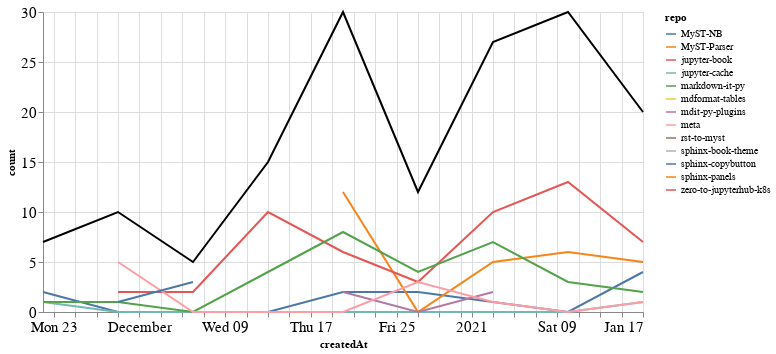

Source (notebook cell):
### Markdown cell above
### Comments

### Code cell
comments_time = comments.groupby('repo').resample('W', on='createdAt').count()['author'].reset_index()
comments_time = comments_time.rename(columns={'author': 'count'})
comments_time_total = comments_time.groupby('createdAt').agg({"count": "sum"}).reset_index()
ch1 = alt.Chart(comments_time, width=600).mark_line().encode(
    x='createdAt',
    y='count',
    color='repo',
    tooltip="repo"
)

ch2 = alt.Chart(comments_time_total, width=600).mark_line(color="black").encode(
    x='createdAt',
    y='count',
)

ch1 + ch2

### Figure 1 — Vega-Lite specification as saved in the notebook (floating-point values rounded to 4 significant figures)
{"config": {"axisLeft": {"labelFontSize": 15}, "axisBottom": {"labelFontSize": 15}}, "layer": [{"data": {"name": "data-b920e4c3be99665f4030fe3d943d18e9"}, "mark": "line", "encoding": {"color": {"type": "nominal", "field": "repo"}, "tooltip": {"type": "nominal", "field": "repo"}, "x": {"type": "temporal", "field": "createdAt"}, "y": {"type": "quantitative", "field": "count"}}, "width": 600}, {"data": {"name": "data-4efe198fa4990378ab4a5dfeeca81d10"}, "mark": {"type": "line", "color": "black"}, "encoding": {"x": {"type": "temporal", "field": "createdAt"}, "y": {"type": "quantitative", "field": "count"}}, "width": 600}], "$schema": "https://vega.github.io/schema/vega-lite/v4.8.1.json", "datasets": {"data-b920e4c3be99665f4030fe3d943d18e9": [{"repo": "MyST-NB", "createdAt": "2020-11-22T00:00:00", "count": 2}, {"repo": "MyST-NB", "createdAt": "2020-11-29T00:00:00", "count": 0}, {"repo": "MyST-NB", "createdAt": "2020-12-06T00:00:00", "count": 0}, {"repo": "MyST-NB", "createdAt": "2020-12-13T00:00:00", "count": 0}, {"repo": "MyST-NB", "createdAt": "2020-12-20T00:00:00", "count": 2}, {"repo": "MyST-NB", "createdAt": "2020-12-27T00:00:00", "count": 2}, {"repo": "MyST-NB", "createdAt": "2021-01-03T00:00:00", "count": 1}, {"repo": "MyST-NB", "createdAt": "2021-01-10T00:00:00", "count": 0}, {"repo": "MyST-NB", "createdAt": "2021-01-17T00:00:00", "count": 4}, {"repo": "MyST-Parser", "createdAt": "2020-12-20T00:00:00", "count": 12}, {"repo": "MyST-Parser", "createdAt": "2020-12-27T00:00:00", "count": 0}, {"repo": "MyST-Parser", "createdAt": "2021-01-03T00:00:00", "count": 5}, {"repo": "MyST-Parser", "createdAt": "2021-01-10T00:00:00", "count": 6}, {"repo": "MyST-Parser", "createdAt": "2021-01-17T00:00:00", "count": 5}, {"repo": "jupyter-book", "createdAt": "2020-11-29T00:00:00", "count": 2}, {"repo": "jupyter-book", "createdAt": "2020-12-06T00:00:00", "count": 2}, {"repo": "jupyter-book", "createdAt": "2020-12-13T00:00:00", "count": 10}, {"repo": "jupyter-book", "createdAt": "2020-12-20T00:00:00", "count": 6}, {"repo": "jupyter-book", "createdAt": "2020-12-27T00:00:00", "count": 3}, {"repo": "jupyter-book", "createdAt": "2021-01-03T00:00:00", "count": 10}, {"repo": "jupyter-book", "createdAt": "2021-01-10T00:00:00", "count": 13}, {"repo": "jupyter-book", "createdAt": "2021-01-17T00:00:00", "count": 7}, {"repo": "jupyter-cache", "createdAt": "2020-11-22T00:00:00", "count": 1}, {"repo": "jupyter-cache", "createdAt": "2020-11-29T00:00:00", "count": 0}, {"repo": "jupyter-cache", "createdAt": "2020-12-06T00:00:00", "count": 0}, {"repo": "jupyter-cache", "createdAt": "2020-12-13T00:00:00", "count": 0}, {"repo": "jupyter-cache", "createdAt": "2020-12-20T00:00:00", "count": 0}, {"repo": "jupyter-cache", "createdAt": "2020-12-27T00:00:00", "count": 0}, {"repo": "jupyter-cache", "createdAt": "2021-01-03T00:00:00", "count": 0}, {"repo": "jupyter-cache", "createdAt": "2021-01-10T00:00:00", "count": 0}, {"repo": "jupyter-cache", "createdAt": "2021-01-17T00:00:00", "count": 1}, {"repo": "markdown-it-py", "createdAt": "2020-11-22T00:00:00", "count": 1}, {"repo": "markdown-it-py", "createdAt": "2020-11-29T00:00:00", "count": 1}, {"repo": "markdown-it-py", "createdAt": "2020-12-06T00:00:00", "count": 0}, {"repo": "markdown-it-py", "createdAt": "2020-12-13T00:00:00", "count": 4}, {"repo": "markdown-it-py", "createdAt": "2020-12-20T00:00:00", "count": 8}, {"repo": "markdown-it-py", "createdAt": "2020-12-27T00:00:00", "count": 4}, {"repo": "markdown-it-py", "createdAt": "2021-01-03T00:00:00", "count": 7}, {"repo": "markdown-it-py", "createdAt": "2021-01-10T00:00:00", "count": 3}, {"repo": "markdown-it-py", "createdAt": "2021-01-17T00:00:00", "count": 2}, {"repo": "mdformat-tables", "createdAt": "2020-12-13T00:00:00", "count": 1}, {"repo": "mdit-py-plugins", "createdAt": "2020-12-20T00:00:00", "count": 2}, {"repo": "mdit-py-plugins", "createdAt": "2020-12-27T00:00:00", "count": 0}, {"repo": "mdit-py-plugins", "createdAt": "2021-01-03T00:00:00", "count": 2}, {"repo": "meta", "createdAt": "2020-11-29T00:00:00", "count": 5}, {"repo": "meta", "createdAt": "2020-12-06T00:00:00", "count": 0}, {"repo": "meta", "createdAt": "2020-12-13T00:00:00", "count": 0}, {"repo": "meta", "createdAt": "2020-12-20T00:00:00", "count": 0}, {"repo": "meta", "createdAt": "2020-12-27T00:00:00", "count": 3}, {"repo": "meta", "createdAt": "2021-01-03T00:00:00", "count": 1}, {"repo": "meta", "createdAt": "2021-01-10T00:00:00", "count": 0}, {"repo": "meta", "createdAt": "2021-01-17T00:00:00", "count": 1}, {"repo": "rst-to-myst", "createdAt": "2021-01-10T00:00:00", "count": 8}, {"repo": "sphinx-book-theme", "createdAt": "2020-11-22T00:00:00", "count": 3}, {"repo": "sphinx-copybutton", "createdAt": "2020-11-29T00:00:00", "count": 1}, {"repo": "sphinx-copybutton", "createdAt": "2020-12-06T00:00:00", "count": 3}, {"repo": "sphinx-panels", "createdAt": "2020-11-29T00:00:00", "count": 1}, {"repo": "zero-to-jupyterhub-k8s", "createdAt": "2021-01-03T00:00:00", "count": 1}], "data-4efe198fa4990378ab4a5dfeeca81d10": [{"createdAt": "2020-11-22T00:00:00", "count": 7}, {"createdAt": "2020-11-29T00:00:00", "count": 10}, {"createdAt": "2020-12-06T00:00:00", "count": 5}, {"createdAt": "2020-12-13T00:00:00", "count": 15}, {"createdAt": "2020-12-20T00:00:00", "count": 30}, {"createdAt": "2020-12-27T00:00:00", "count": 12}, {"createdAt": "2021-01-03T00:00:00", "count": 27}, {"createdAt": "2021-01-10T00:00:00", "count": 30}, {"createdAt": "2021-01-17T00:00:00", "count": 20}]}}
